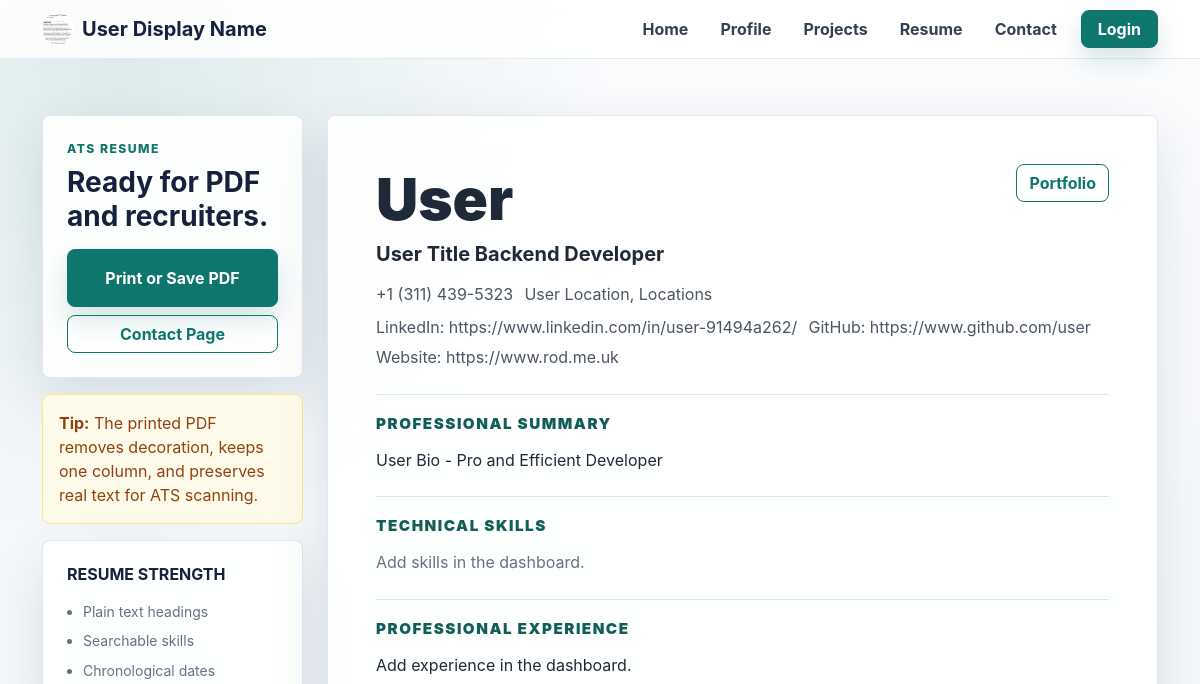
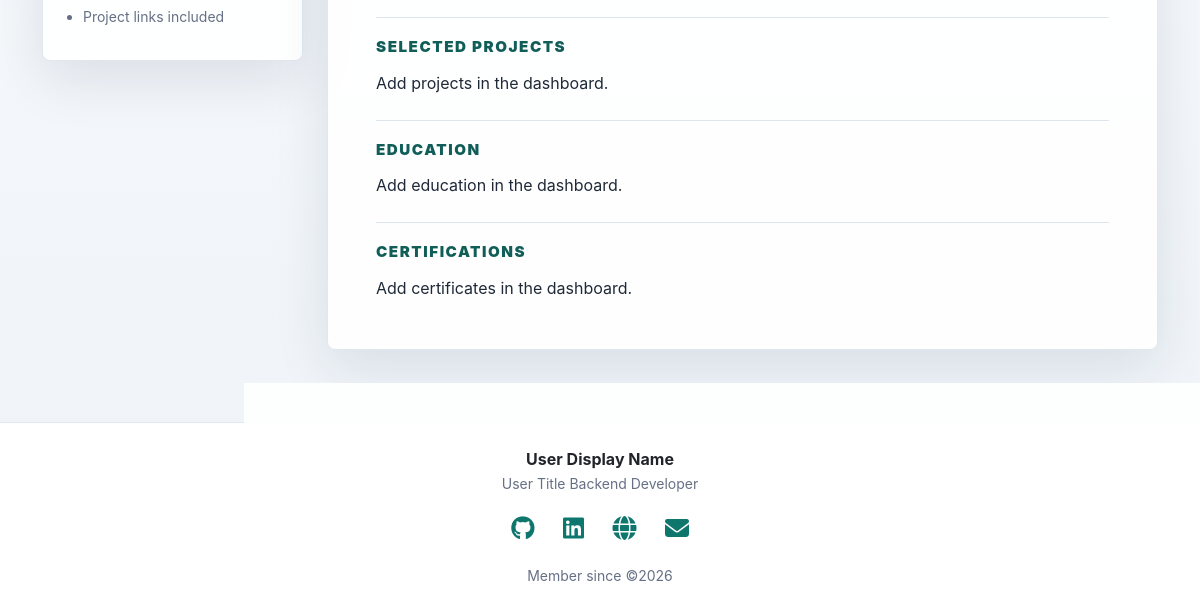
The app's page /portfolio/user/resume, older data (2 pictures, top to bottom).
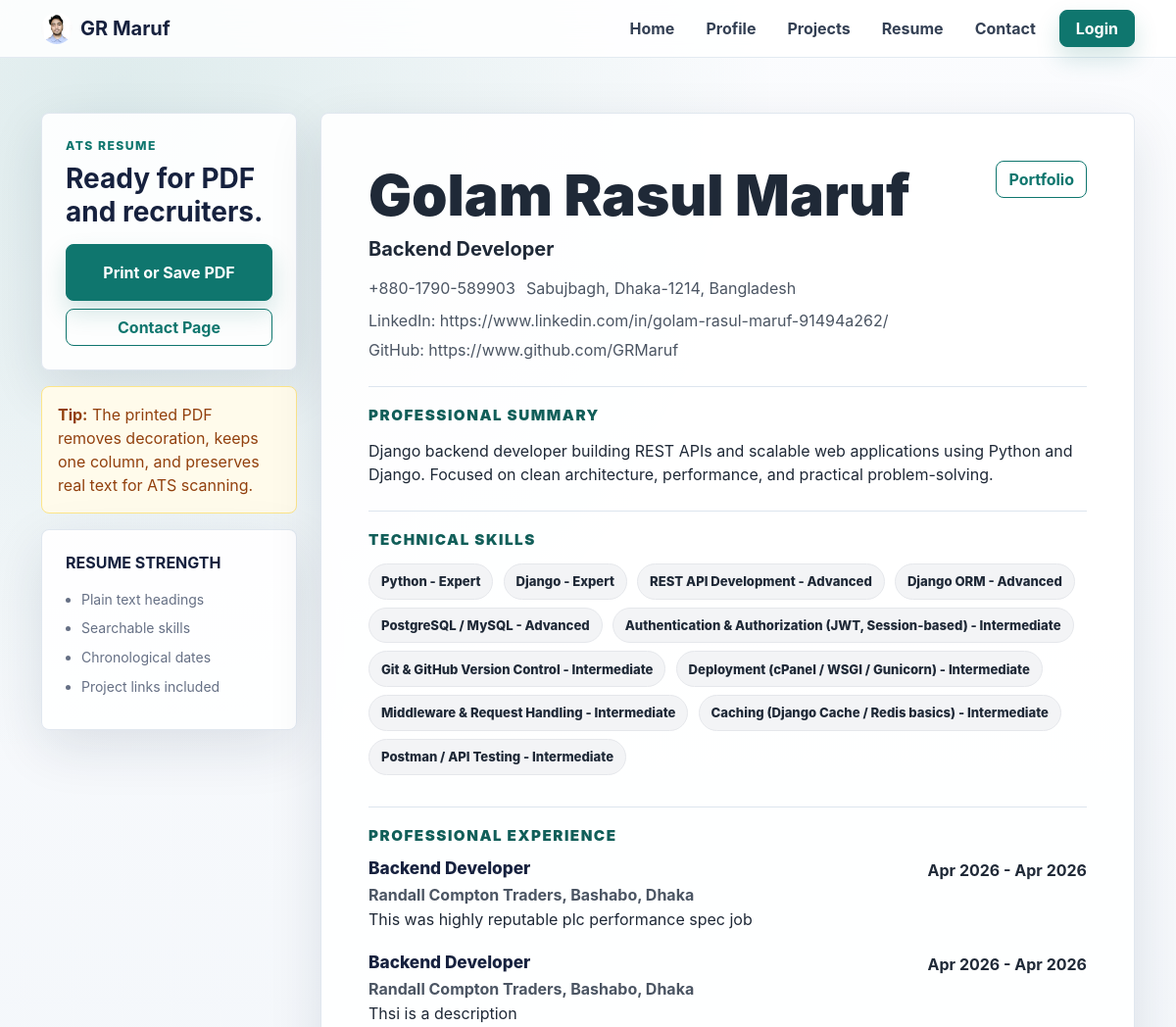
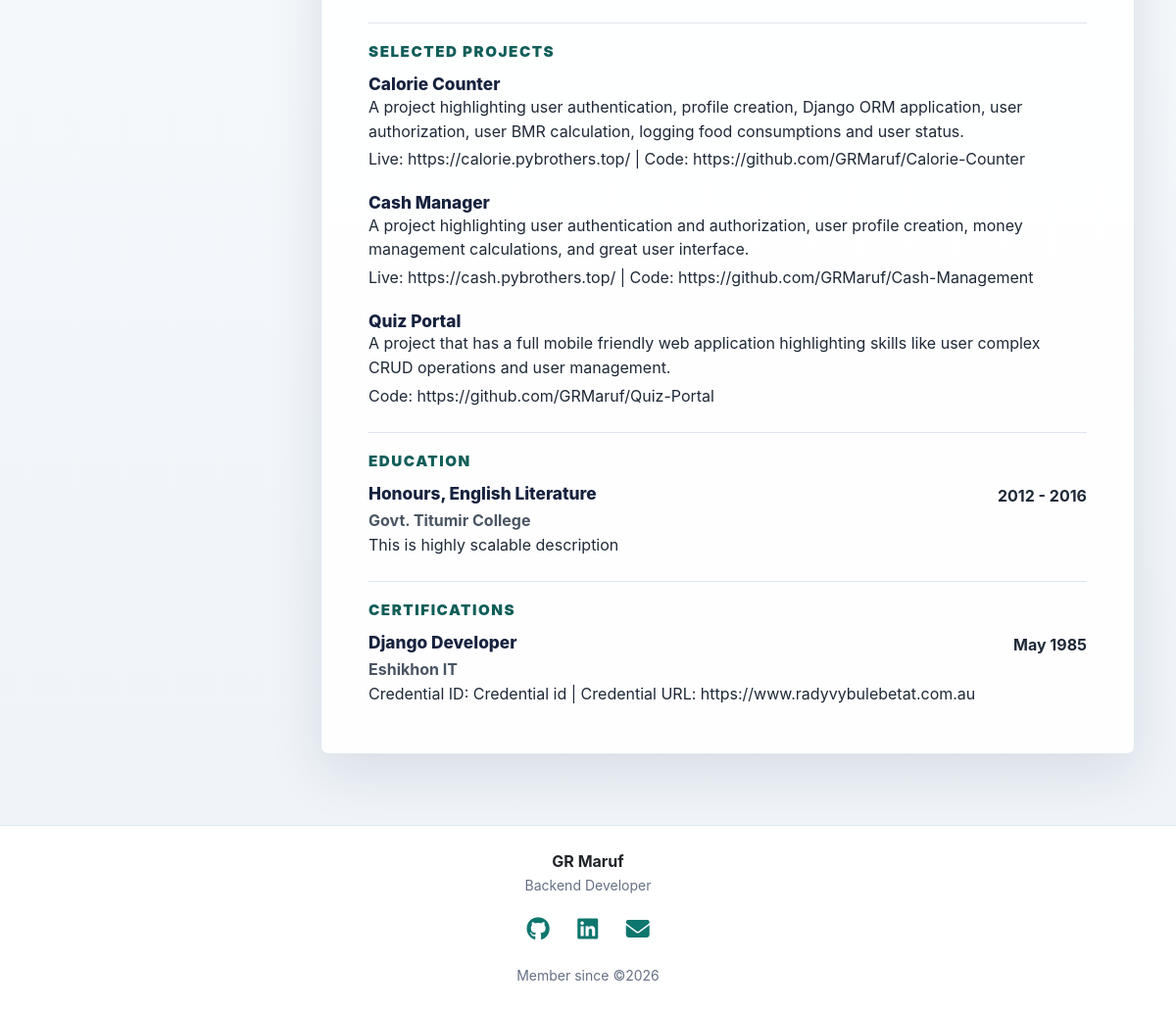
The same page, newer data (2 pictures, top to bottom).
### portfolio/models.py (models this page shows, shortened)
class Profile(models.Model):
    user = models.OneToOneField(User, related_name='profile', on_delete=models.CASCADE, null=True)
    full_name = models.CharField(max_length=120, default='')
    display_name = models.CharField(max_length=80, blank=True)
    title = models.CharField(max_length=120, blank=True)  # e.g. "Backend Developer"
    bio = models.TextField(blank=True)
    phone = models.CharField(max_length=20, blank=True)
    location = models.CharField(max_length=120, blank=True)
    profile_image = models.ImageField(upload_to="profile_images/", blank=True, null=True)
    github = models.URLField(blank=True)
    linkedin = models.URLField(blank=True)
    website = models.URLField(blank=True)
    created_at = models.DateTimeField(auto_now_add=True)

class Skill(models.Model):
    profile = models.ForeignKey(Profile, on_delete=models.CASCADE, related_name="skills")
    name = models.CharField(max_length=100)
    SKILL_LEVELS = [
        ("beginner", "Beginner"),
        ("intermediate", "Intermediate"),
        ("advanced", "Advanced"),
        ("expert", "Expert"),
    ]
    level = models.CharField(max_length=20, choices=SKILL_LEVELS, default="beginner")

class Experience(models.Model):
    profile = models.ForeignKey(Profile, on_delete=models.CASCADE, related_name="experiences")
    position = models.CharField(max_length=150)
    company = models.CharField(max_length=150)
    location = models.CharField(max_length=120, blank=True)
    start_date = models.DateField()
    end_date = models.DateField(blank=True, null=True)  # null = currently working
    description = models.TextField(blank=True)

class Project(models.Model):
    profile = models.ForeignKey(Profile, on_delete=models.CASCADE, related_name="projects")
    title = models.CharField(max_length=150)
    description = models.TextField()
    tags = models.ManyToManyField(Tag, blank=True)
    github_link = models.URLField(blank=True)
    live_link = models.URLField(blank=True)
    image = models.ImageField(upload_to="projects/", blank=True, null=True)
    start_date = models.DateField(blank=True, null=True)
    end_date = models.DateField(blank=True, null=True)

class Education(models.Model):
    profile = models.ForeignKey(Profile, on_delete=models.CASCADE, related_name="education")
    institution = models.CharField(max_length=150)
    degree = models.CharField(max_length=150)  # e.g. BSc, MSc
    field_of_study = models.CharField(max_length=150, blank=True)
    start_year = models.IntegerField()
    end_year = models.IntegerField(blank=True, null=True)
    description = models.TextField(blank=True)

class Certificate(models.Model):
    profile = models.ForeignKey(
        "Profile",
        on_delete=models.CASCADE,
        related_name="certificates"
    )
    title = models.CharField(max_length=200)
    issuer = models.CharField(max_length=150)  # e.g. Coursera, Udemy, Google
    issue_date = models.DateField()
    expiry_date = models.DateField(blank=True, null=True)
    credential_id = models.CharField(max_length=100, blank=True) # real world verification ID or URL
    credential_url = models.URLField(blank=True)
    image = models.ImageField(upload_to="certificates/", blank=True, null=True)

### portfolio/views.py (the view)
# urls.py: path('<str:username>/resume', resume, name='resume'),
def resume(request, username=None):
    set_cached_username(request, username)
    profile = get_user_profile(username)
    context = {
        "profile": profile,
    }
    return render(request, 'resume.html', context)

### portfolio/utils.py (called while the page is built)
def get_user_profile(username):
    if username:
        return Profile.objects.filter(user__username=username).first()

def get_client_ip(request):
    ip = request.META.get('REMOTE_ADDR')
    return ip

def set_cached_username(request, username):
    if username is not None:
        cache.set(f'cached_username_{get_client_ip(request)}', username)

### portfolio/templates/resume.html (shortened to what the changed rows need)
{% extends 'master/base.html' %}
{% block content %}
  <section class="resume-page">
    <div class="container">
      <div class="row g-4 align-items-start">
        <div class="col-lg-3 no-print">
          <aside class="resume-toolbar d-grid gap-3">
            <div class="surface p-4">
              <h1 class="h3 fw-bold mb-3">Ready for PDF and recruiters.</h1>
            </div>
            <div class="surface p-4">
              <h2 class="h6 fw-bold text-uppercase mb-3">Resume strength</h2>
            </div>
          </aside>
        </div>
        <div class="col-lg-9">
          {% if profile %}
            <article class="resume-document surface p-4 p-md-5 reveal">
              <header class="mb-4">
                <div class="d-flex flex-column flex-md-row justify-content-between gap-3">
                  <div>
                    <h1 class="mb-2">{{ profile.full_name }}</h1>
                    <p class="h5 fw-bold mb-3">{{ profile.title|default:'Developer' }}</p>
                  </div>
                  <div class="text-md-end no-print">
                    <a href="{% if profile_username %}{% url 'username_profile' profile_username %}{% else %}{% url 'profile' %}{% endif %}" class="btn btn-outline-brand">Portfolio</a>
                  </div>
                </div>
                <div class="resume-contact mb-2">
                  {% if profile.phone %}<span>{{ profile.phone }}</span>{% endif %}
                  {% if profile.location %}<span>{{ profile.location }}</span>{% endif %}
                </div>
                <div class="resume-contact">
                  {% if profile.linkedin %}<span>LinkedIn: {{ profile.linkedin }}</span>{% endif %}
                  {% if profile.github %}<span>GitHub: {{ profile.github }}</span>{% endif %}
                  {% if profile.website %}<span>Website: {{ profile.website }}</span>{% endif %}
                </div>
              </header>
              {% if profile.bio %}
                <section class="resume-section mb-4">
                  <h2>Professional Summary</h2>
                  <p class="mb-0">{{ profile.bio }}</p>
                </section>
              {% endif %}
              <section class="resume-section mb-4">
                <h2>Technical Skills</h2>
                <div class="no-print">
                  {% for skill in profile.skills.all %}
                    <span class="resume-chip">{{ skill.name }}{% if skill.level %} - {{ skill.get_level_display }}{% endif %}</span>
                  {% empty %}
                    <span class="muted">Add skills in the dashboard.</span>
                  {% endfor %}
                </div>
              </section>
              <section class="resume-section mb-4">
                <h2>Professional Experience</h2>
                {% for exp in profile.experiences.all %}
                  <div class="resume-item">
                    <div class="d-flex flex-column flex-md-row justify-content-between gap-1">
                      <h3 class="resume-role">{{ exp.position }}</h3>
                      <strong>{{ exp.start_date|date:'M Y' }} - {% if exp.end_date %}{{ exp.end_date|date:'M Y' }}{% else %}Present{% endif %}</strong>
                    </div>
                    <div class="resume-meta">{{ exp.company }}{% if exp.location %}, {{ exp.location }}{% endif %}</div>
                    {% if exp.description %}
                      <p class="mb-0">{{ exp.description }}</p>
                    {% endif %}
                  </div>
                {% empty %}
                  <p class="mb-0">Add experience in the dashboard.</p>
                {% endfor %}
              </section>
              <section class="resume-section mb-4">
                <h2>Selected Projects</h2>
                {% for project in profile.projects.all %}
                  <div class="resume-item">
                    <div class="d-flex flex-column flex-md-row justify-content-between gap-1">
                      <h3 class="resume-role">{{ project.title }}</h3>
                    </div>
                    <p class="mb-1">{{ project.description }}</p>
                    <p class="mb-0">
                      {% if project.live_link %}{% if project.tags.all %} | {% endif %}Live: {{ project.live_link }}{% endif %}
                      {% if project.github_link %}{% if project.tags.all or project.live_link %} | {% endif %}Code: {{ project.github_link }}{% endif %}
                    </p>
                  </div>
                {% empty %}
                  <p class="mb-0">Add projects in the dashboard.</p>
                {% endfor %}
              </section>
              <section class="resume-section mb-4">
                <h2>Education</h2>
                {% for edu in profile.education.all %}
                  <div class="resume-item">
                    <div class="d-flex flex-column flex-md-row justify-content-between gap-1">
                      <h3 class="resume-role">{{ edu.degree }}{% if edu.field_of_study %}, {{ edu.field_of_study }}{% endif %}</h3>
                      <strong>{{ edu.start_year }} - {{ edu.end_year|default:'Present' }}</strong>
                    </div>
                    <div class="resume-meta">{{ edu.institution }}</div>
                    {% if edu.description %}
                      <p class="mb-0">{{ edu.description }}</p>
                    {% endif %}
                  </div>
                {% empty %}
                  <p class="mb-0">Add education in the dashboard.</p>
                {% endfor %}
              </section>
              <section class="resume-section">
                <h2>Certifications</h2>
                {% for cert in profile.certificates.all %}
                  <div class="resume-item">
                    <div class="d-flex flex-column flex-md-row justify-content-between gap-1">
                      <h3 class="resume-role">{{ cert.title }}</h3>
                      <strong>{{ cert.issue_date|date:'M Y' }}</strong>
                    </div>
                    <div class="resume-meta">{{ cert.issuer }}</div>
                    {% if cert.credential_url or cert.credential_id %}
                      <p class="mb-0">
                        {% if cert.credential_id %}Credential ID: {{ cert.credential_id }}{% endif %}
                        {% if cert.credential_url %}{% if cert.credential_id %} | {% endif %}Credential URL: {{ cert.credential_url }}{% endif %}
                      </p>
                    {% endif %}
                  </div>
                {% empty %}
                  <p class="mb-0">Add certificates in the dashboard.</p>
                {% endfor %}
              </section>
            </article>
          {% else %}
            <div class="surface p-5 text-center">
              <h2 class="h3 fw-bold">No profile found.</h2>
              <p class="section-copy mb-0">Create your profile first, then this page will generate a clean ATS-friendly resume.</p>
            </div>
          {% endif %}
        </div>
      </div>
    </div>
  </section>
{% endblock %}

### portfolio/templates/master/nav.html (shortened to what this page needs)
<nav class="navbar navbar-expand-lg navbar-light sticky-top">
  <div class="container">
    <a class="navbar-brand fw-bold d-flex align-items-center" href="{% url 'profile' profile.user.username|default:None %}">
      {% if profile.profile_image %}
        <img src="{{ profile.profile_image.url }}" class="rounded-circle me-2" width="32" height="32" alt="{{ profile.full_name }}" />
      {% else %}
        <img src="/media/app/logo.webp" alt="Logo" width="34" height="34" class="me-2 rounded" />
      {% endif %}
      <span>{{ profile.display_name|default:'Portfolio' }}</span>
    </a>
    <div class="collapse navbar-collapse justify-content-end d-none d-lg-flex">
      <ul class="navbar-nav align-items-center gap-3">
        <li class="nav-item">
          <a class="nav-link" href="{% url 'profile' %}">Home</a>
        </li>
        <li class="nav-item">
          <a class="nav-link" href="{% url 'profile' profile.user.username|default:None %}">Profile</a>
        </li>
        <li class="nav-item">
          <a class="nav-link" href="{% url 'projects' profile.user.username|default:None %}">Projects</a>
        </li>
        <li class="nav-item">
          <a class="nav-link" href="{% url 'resume' profile.user.username|default:None %}">Resume</a>
        </li>
        <li class="nav-item">
          <a class="nav-link" href="{% url 'contact' profile.user.username|default:None %}">Contact</a>
        </li>
        {% if request.user.is_authenticated %}
          <li class="nav-item">
            <a class="nav-link" href="{% url 'dashboard' %}">Dashboard</a>
          </li>
          <li class="nav-item">
            <a class="nav-link" href="{% url 'logout' %}">Logout</a>
          </li>
        {% else %}
          <li class="nav-item">
            <a class="btn btn-brand px-3" href="{% url 'login' %}">Login</a>
          </li>
        {% endif %}
      </ul>
    </div>
  </div>
</nav>

### portfolio/templates/master/footer.html (shortened to what this page needs)
<footer class="footer py-4 bg-white">
  <div class="container">
    <div>
      <div class="fw-bold text-dark">{{ profile.display_name|default:'Portfolio' }}</div>
      <small>{{ profile.title }}</small>
    </div>
    <div class="social-links my-3">
      {% if profile.github %}
        <a href="{{ profile.github }}" target="_blank"><i class="fab fa-github"></i></a>
      {% endif %}
      {% if profile.linkedin %}
        <a href="{{ profile.linkedin }}" target="_blank"><i class="fab fa-linkedin"></i></a>
      {% endif %}
      {% if profile.website %}
        <a href="{{ profile.website }}" target="_blank"><i class="fa fa-globe"></i></a>
      {% endif %}
      {% if profile.user.email %}
        <a href="{% url 'contact' profile.user.username %}">
            <i class="fas fa-envelope"></i>
        </a>
      {% endif %}
    </div>
    <div>
      <small>Member since ©{{ profile.user.date_joined|date:"Y"}}</small>
    </div>
  </div>
</footer>

Row changes from the older to the newer data that the page shows:
changed Profile: profile_image: a different picture; display_name "User Display Name" → "GR Maruf"; full_name "User" → "Golam Rasul Maruf"; title "User Title Backend Developer" → "Backend Developer"; phone "+1 (311) 439-5323" → "+880-1790-589903"; location "User Location, Locations" → "Sabujbagh, Dhaka-1214, Bangladesh"; linkedin "https://www.linkedin.com/in/user-91494a262/" → "https://www.linkedin.com/in/golam-rasul-maruf-91494a262/"; github "https://www.github.com/user" → "https://www.github.com/GRMaruf"; bio "User Bio - Pro and Efficient Developer" → "Django backend developer building REST APIs and scalable web applications using Python and Django. Focused on clean architecture, performance, and practical problem-solving."; website "https://www.rod.me.uk" → (not shown)
added Skill: name "Python", level "Expert"
added Skill: name "Django", level "Expert"
added Skill: name "REST API Development", level "Advanced"
added Skill: name "Django ORM", level "Advanced"
added Skill: name "PostgreSQL / MySQL", level "Advanced"
added Skill: name "Authentication & Authorization (JWT, Session-based)", level "Intermediate"
added Skill: name "Git & GitHub Version Control", level "Intermediate"
added Skill: name "Deployment (cPanel / WSGI / Gunicorn)", level "Intermediate"
added Skill: name "Middleware & Request Handling", level "Intermediate"
added Skill: name "Caching (Django Cache / Redis basics)", level "Intermediate"
added Skill: name "Postman / API Testing", level "Intermediate"
added Experience: position "Backend Developer", start_date "Apr 2026", end_date "Apr 2026", company "Randall Compton Traders", location "Bashabo, Dhaka", description "This was highly reputable plc performance spec job"
added Experience: position "Backend Developer", start_date "Apr 2026", end_date "Apr 2026", company "Randall Compton Traders", location "Bashabo, Dhaka", description "Thsi is a description"
added Project: title "Calorie Counter", description "A project highlighting user authentication, profile creation, Django ORM application, user authorization, user BMR calculation, logging food consumptions and user status.", live_link "https://calorie.pybrothers.top/", github_link "https://github.com/GRMaruf/Calorie-Counter"
added Project: title "Cash Manager", description "A project highlighting user authentication and authorization, user profile creation, money management calculations, and great user interface.", live_link "https://cash.pybrothers.top/", github_link "https://github.com/GRMaruf/Cash-Management"
added Project: title "Quiz Portal", description "A project that has a full mobile friendly web application highlighting skills like user complex CRUD operations and user management.", github_link "https://github.com/GRMaruf/Quiz-Portal"
added Education: degree "Honours", field_of_study "English Literature", start_year "2012", end_year "2016", institution "Govt. Titumir College", description "This is highly scalable description"
added Certificate: title "Django Developer", issue_date "May 1985", issuer "Eshikhon IT", credential_id "Credential id", credential_url "https://www.radyvybulebetat.com.au"
Text that changed along with them:
text no longer shown: "Website: Add skills in the dashboard. Add experience in the dashboard. Add projects in the dashboard. Add education in the dashboard. Add certificates in the dashboard."
